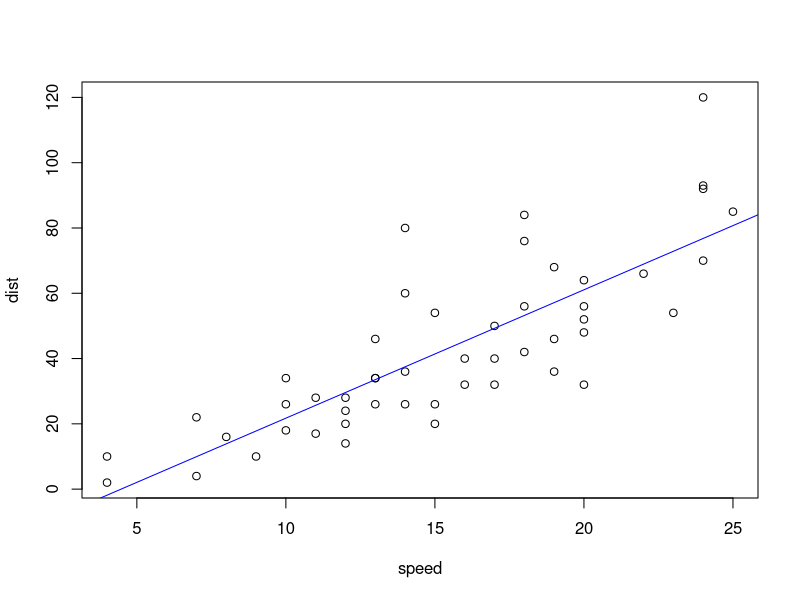

Write the R code that produced this figure.
#R 배우기 사이트 : https://kilhwan.github.io/rprogramming/ch-R-Data-Basic.html#%EB%8B%A8%EC%88%9C%ED%95%9C-%EB%8D%B0%EC%9D%B4%ED%84%B0-%ED%98%95%EC%8B%9D-data-types

summary(cars) #cars라는 데이터 셋 가져오기
lm.cars <- lm(dist~speed, data=cars) # 속력과 제동거리의 상관관계를 보기 위한 산점도
lm.cars # 산점도 그리기
plot(dist~speed, cars) # 선형회귀분석 수행
abline(lm.cars, col = "blue") # 회귀적합선 그리기, 색 설정

x <- -4:8 #-4~8의 1씩 늘어나는 정수로 이루어진 벡터 할당
y <- 7:0
print(x)
print(c(x,y)) # x벡터 y벡터 연결한 벡터 출력
z <- seq(length=10, from = -3, by = 0.5) #등차수열 공차 설정
print(z)
print(seq(along=z)) # along함수 : 1부터 index 부여
print(rep(z, times=2)) # 2번 반복
print(rep(z, each=2)) # 2번씩 반복
print("\n")
print(seq(along=z) + z) # 벡터끼리 연산, 길이가 다르면 짧은 것이 반복되어 재사용